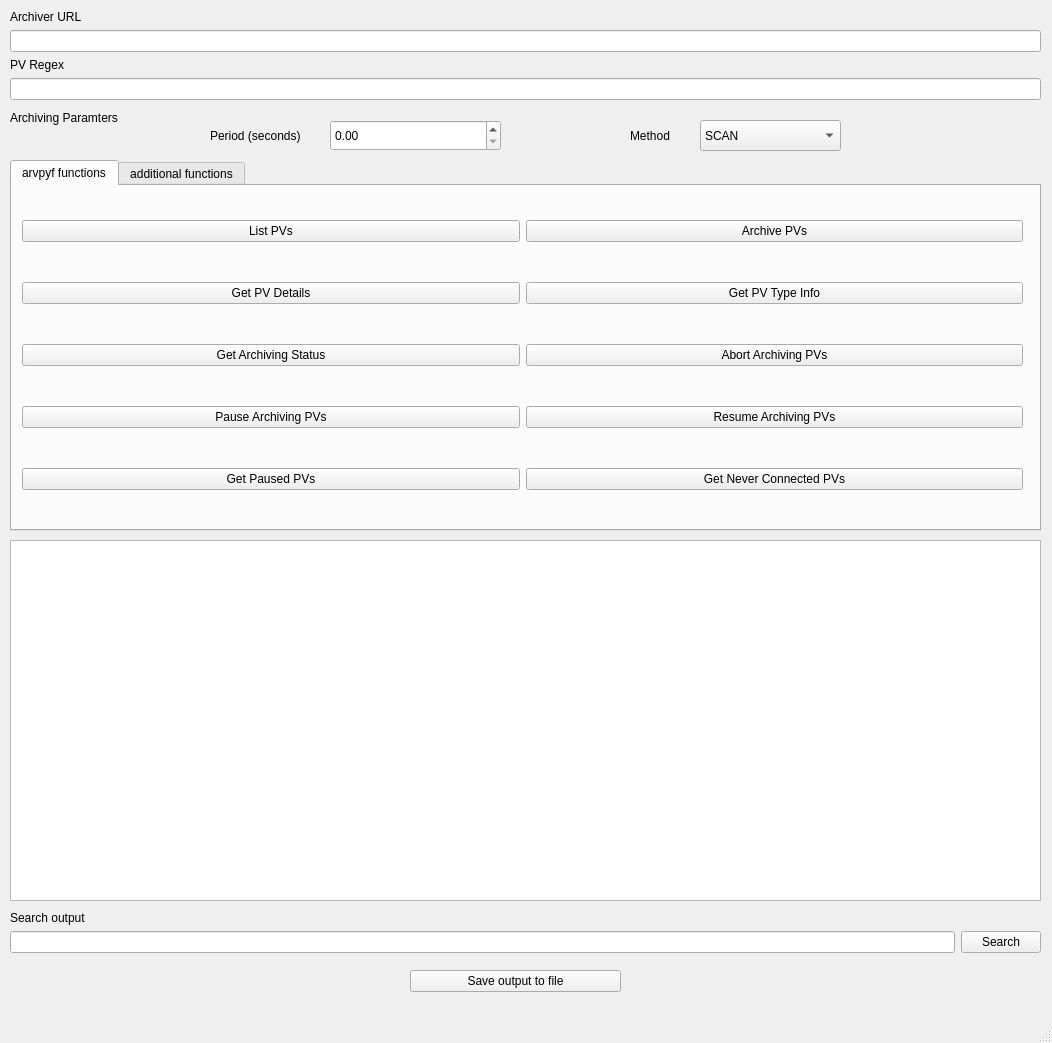
<?xml version="1.0" encoding="UTF-8"?>
<ui version="4.0">
 <class>MainWindow</class>
 <widget class="QMainWindow" name="MainWindow">
  <property name="geometry">
   <rect>
    <x>0</x>
    <y>0</y>
    <width>1052</width>
    <height>1043</height>
   </rect>
  </property>
  <property name="windowTitle">
   <string>PV Archiver Appliance</string>
  </property>
  <widget class="QWidget" name="centralwidget">
   <widget class="QWidget" name="layoutWidget">
    <property name="geometry">
     <rect>
      <x>10</x>
      <y>10</y>
      <width>1031</width>
      <height>92</height>
     </rect>
    </property>
    <layout class="QFormLayout" name="formLayout">
     <property name="fieldGrowthPolicy">
      <enum>QFormLayout::AllNonFixedFieldsGrow</enum>
     </property>
     <item row="0" column="0">
      <widget class="QLabel" name="label">
       <property name="text">
        <string>Archiver URL</string>
       </property>
      </widget>
     </item>
     <item row="1" column="0" colspan="2">
      <widget class="QLineEdit" name="urlLine"/>
     </item>
     <item row="2" column="0">
      <widget class="QLabel" name="label_2">
       <property name="text">
        <string>PV Regex</string>
       </property>
      </widget>
     </item>
     <item row="3" column="0" colspan="2">
      <widget class="QLineEdit" name="regexLine"/>
     </item>
    </layout>
   </widget>
   <widget class="QTextEdit" name="textEdit">
    <property name="geometry">
     <rect>
      <x>10</x>
      <y>540</y>
      <width>1031</width>
      <height>361</height>
     </rect>
    </property>
   </widget>
   <widget class="QLabel" name="label_3">
    <property name="geometry">
     <rect>
      <x>10</x>
      <y>910</y>
      <width>111</width>
      <height>16</height>
     </rect>
    </property>
    <property name="text">
     <string>Search output</string>
    </property>
   </widget>
   <widget class="QWidget" name="layoutWidget">
    <property name="geometry">
     <rect>
      <x>10</x>
      <y>930</y>
      <width>1031</width>
      <height>24</height>
     </rect>
    </property>
    <layout class="QHBoxLayout" name="horizontalLayout_6">
     <item>
      <widget class="QLineEdit" name="searchEdit"/>
     </item>
     <item>
      <widget class="QPushButton" name="searchButton">
       <property name="text">
        <string>Search</string>
       </property>
      </widget>
     </item>
    </layout>
   </widget>
   <widget class="QPushButton" name="saveButton">
    <property name="geometry">
     <rect>
      <x>410</x>
      <y>970</y>
      <width>211</width>
      <height>22</height>
     </rect>
    </property>
    <property name="text">
     <string>Save output to file</string>
    </property>
   </widget>
   <widget class="QLabel" name="label_4">
    <property name="geometry">
     <rect>
      <x>10</x>
      <y>110</y>
      <width>151</width>
      <height>16</height>
     </rect>
    </property>
    <property name="text">
     <string>Archiving Paramters</string>
    </property>
   </widget>
   <widget class="QLabel" name="label_5">
    <property name="geometry">
     <rect>
      <x>210</x>
      <y>120</y>
      <width>121</width>
      <height>31</height>
     </rect>
    </property>
    <property name="text">
     <string>Period (seconds)</string>
    </property>
   </widget>
   <widget class="QDoubleSpinBox" name="doubleSpinBox">
    <property name="geometry">
     <rect>
      <x>330</x>
      <y>120</y>
      <width>171</width>
      <height>31</height>
     </rect>
    </property>
    <property name="maximum">
     <double>10000.000000000000000</double>
    </property>
   </widget>
   <widget class="QComboBox" name="comboBox">
    <property name="geometry">
     <rect>
      <x>700</x>
      <y>120</y>
      <width>141</width>
      <height>31</height>
     </rect>
    </property>
    <item>
     <property name="text">
      <string>SCAN</string>
     </property>
    </item>
    <item>
     <property name="text">
      <string>MONITOR</string>
     </property>
    </item>
   </widget>
   <widget class="QLabel" name="label_6">
    <property name="geometry">
     <rect>
      <x>630</x>
      <y>120</y>
      <width>59</width>
      <height>31</height>
     </rect>
    </property>
    <property name="text">
     <string>Method</string>
    </property>
   </widget>
   <widget class="QTabWidget" name="tabWidget">
    <property name="geometry">
     <rect>
      <x>10</x>
      <y>160</y>
      <width>1031</width>
      <height>371</height>
     </rect>
    </property>
    <property name="currentIndex">
     <number>0</number>
    </property>
    <widget class="QWidget" name="tab">
     <attribute name="title">
      <string>arvpyf functions</string>
     </attribute>
     <widget class="QWidget" name="layoutWidget">
      <property name="geometry">
       <rect>
        <x>10</x>
        <y>0</y>
        <width>1001</width>
        <height>341</height>
       </rect>
      </property>
      <layout class="QVBoxLayout" name="verticalLayout">
       <item>
        <layout class="QHBoxLayout" name="horizontalLayout">
         <item>
          <widget class="QPushButton" name="listButton">
           <property name="text">
            <string>List PVs</string>
           </property>
          </widget>
         </item>
         <item>
          <widget class="QPushButton" name="archiveButton">
           <property name="text">
            <string>Archive PVs</string>
           </property>
          </widget>
         </item>
        </layout>
       </item>
       <item>
        <layout class="QHBoxLayout" name="horizontalLayout_3">
         <item>
          <widget class="QPushButton" name="detailsButton">
           <property name="text">
            <string>Get PV Details</string>
           </property>
          </widget>
         </item>
         <item>
          <widget class="QPushButton" name="typeButton">
           <property name="text">
            <string>Get PV Type Info</string>
           </property>
          </widget>
         </item>
        </layout>
       </item>
       <item>
        <layout class="QHBoxLayout" name="horizontalLayout_4">
         <item>
          <widget class="QPushButton" name="statusButton">
           <property name="text">
            <string>Get Archiving Status</string>
           </property>
          </widget>
         </item>
         <item>
          <widget class="QPushButton" name="abortButon">
           <property name="text">
            <string>Abort Archiving PVs</string>
           </property>
          </widget>
         </item>
        </layout>
       </item>
       <item>
        <layout class="QHBoxLayout" name="horizontalLayout_5">
         <item>
          <widget class="QPushButton" name="pauseButton">
           <property name="text">
            <string>Pause Archiving PVs</string>
           </property>
          </widget>
         </item>
         <item>
          <widget class="QPushButton" name="resumeButton">
           <property name="text">
            <string>Resume Archiving PVs</string>
           </property>
          </widget>
         </item>
        </layout>
       </item>
       <item>
        <layout class="QHBoxLayout" name="horizontalLayout_2">
         <item>
          <widget class="QPushButton" name="getpauseButton">
           <property name="text">
            <string>Get Paused PVs</string>
           </property>
          </widget>
         </item>
         <item>
          <widget class="QPushButton" name="neverconnectedButton">
           <property name="text">
            <string>Get Never Connected PVs</string>
           </property>
          </widget>
         </item>
        </layout>
       </item>
      </layout>
     </widget>
    </widget>
    <widget class="QWidget" name="tab_2">
     <attribute name="title">
      <string>additional functions</string>
     </attribute>
     <widget class="QWidget" name="layoutWidget_2">
      <property name="geometry">
       <rect>
        <x>10</x>
        <y>0</y>
        <width>1001</width>
        <height>341</height>
       </rect>
      </property>
      <layout class="QVBoxLayout" name="verticalLayout_2">
       <item>
        <layout class="QHBoxLayout" name="horizontalLayout_11">
         <item>
          <spacer name="horizontalSpacer_2">
           <property name="orientation">
            <enum>Qt::Horizontal</enum>
           </property>
           <property name="sizeType">
            <enum>QSizePolicy::Preferred</enum>
           </property>
           <property name="sizeHint" stdset="0">
            <size>
             <width>40</width>
             <height>20</height>
            </size>
           </property>
          </spacer>
         </item>
         <item>
          <widget class="QLabel" name="label_7">
           <property name="text">
            <string>Appliance </string>
           </property>
           <property name="alignment">
            <set>Qt::AlignRight|Qt::AlignTrailing|Qt::AlignVCenter</set>
           </property>
          </widget>
         </item>
         <item>
          <widget class="QComboBox" name="comboBox_2">
           <item>
            <property name="text">
             <string>Short Term Storage</string>
            </property>
           </item>
           <item>
            <property name="text">
             <string>Medium Term Storage</string>
            </property>
           </item>
           <item>
            <property name="text">
             <string>Long Term Storage</string>
            </property>
           </item>
          </widget>
         </item>
         <item>
          <spacer name="horizontalSpacer">
           <property name="orientation">
            <enum>Qt::Horizontal</enum>
           </property>
           <property name="sizeType">
            <enum>QSizePolicy::Fixed</enum>
           </property>
           <property name="sizeHint" stdset="0">
            <size>
             <width>503</width>
             <height>20</height>
            </size>
           </property>
          </spacer>
         </item>
        </layout>
       </item>
       <item>
        <layout class="QHBoxLayout" name="horizontalLayout_7">
         <item>
          <widget class="QPushButton" name="dataStoreButton">
           <property name="text">
            <string>Get Data Store Names</string>
           </property>
          </widget>
         </item>
         <item>
          <widget class="QPushButton" name="applianceInfoButton">
           <property name="text">
            <string>Get Appliance Information</string>
           </property>
          </widget>
         </item>
        </layout>
       </item>
       <item>
        <layout class="QHBoxLayout" name="horizontalLayout_8">
         <item>
          <widget class="QPushButton" name="activeAppliancesButton">
           <property name="text">
            <string>Get Active Appliances in Cluster</string>
           </property>
          </widget>
         </item>
         <item>
          <widget class="QPushButton" name="moveButton">
           <property name="text">
            <string>Move PV to Another Appliance</string>
           </property>
          </widget>
         </item>
        </layout>
       </item>
       <item>
        <layout class="QHBoxLayout" name="horizontalLayout_9">
         <item>
          <widget class="QPushButton" name="addAliasButton">
           <property name="text">
            <string>Add Alias to PV</string>
           </property>
          </widget>
         </item>
         <item>
          <widget class="QPushButton" name="removeAliasButton">
           <property name="text">
            <string>Remove Alias from PV</string>
           </property>
          </widget>
         </item>
        </layout>
       </item>
       <item>
        <layout class="QHBoxLayout" name="horizontalLayout_10">
         <item>
          <widget class="QPushButton" name="applianceVersionButton">
           <property name="text">
            <string>Get Appliance Versions</string>
           </property>
          </widget>
         </item>
         <item>
          <widget class="QPushButton" name="getAppliancePVsButton">
           <property name="text">
            <string>Get PVs for Appliance</string>
           </property>
          </widget>
         </item>
        </layout>
       </item>
      </layout>
     </widget>
    </widget>
   </widget>
   <zorder>textEdit</zorder>
   <zorder>layoutWidget</zorder>
   <zorder>label_3</zorder>
   <zorder>layoutWidget</zorder>
   <zorder>saveButton</zorder>
   <zorder>label_4</zorder>
   <zorder>label_5</zorder>
   <zorder>doubleSpinBox</zorder>
   <zorder>comboBox</zorder>
   <zorder>label_6</zorder>
   <zorder>tabWidget</zorder>
  </widget>
  <widget class="QStatusBar" name="statusbar"/>
 </widget>
 <resources/>
 <connections/>
</ui>
